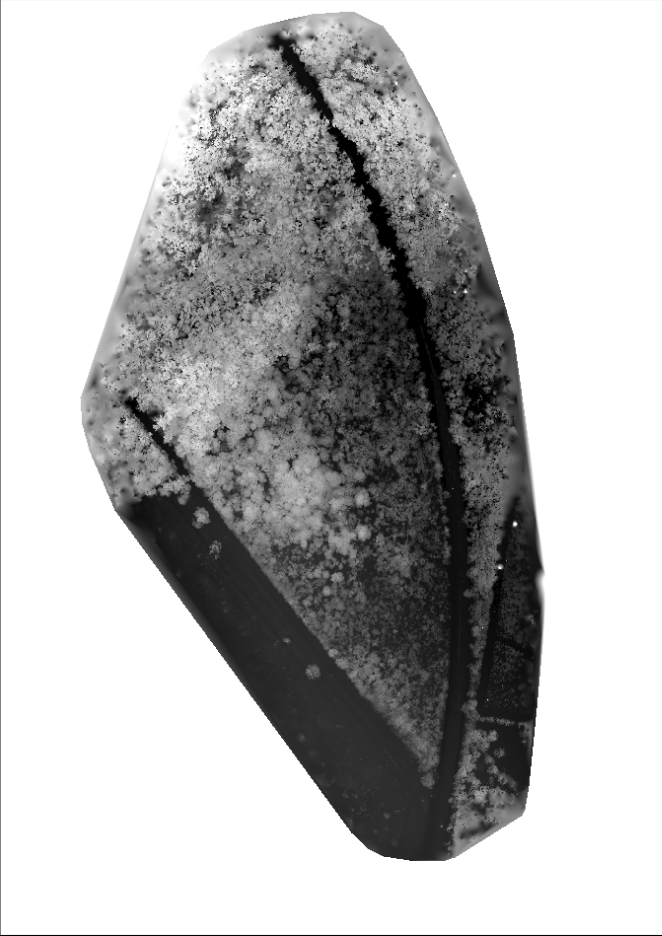
#> input picture EGH400_Pre_Processing/DepthMaps/MapNoosaArea1-02.png, 3307 x 4677 px (shown at 1/5 size); its folder holds only this picture in this run
$ python main.py
#> lines starting #> are read from the running program, lines starting #| are printed output that depends on the picture
import os
import numpy as np
import matplotlib.pyplot as plt
import cv2


def get_depth_map(map_num):
#> further down, image is the input picture: shape (4677, 3307); min 0, max 255, mean 183
    depth_map = f'MapNoosaArea{map_num}.png'
    return depth_map


def patch_extraction(im, chosen_size):
#> called with chosen_size = 150
    patches = []
    image_height, image_width = im.shape
#> image_height = 4677; image_width = 3307
    print(f'image h: {image_height}, w: {image_width}')
#| image h: 4677, w: 3307

    # Define the patch size and step size
    patch_size = (chosen_size, chosen_size)
    step_size = chosen_size

    index = 0
    patch_index = []
    for y in range(0, image_height - patch_size[1] + 1, step_size):
        for x in range(0, image_width - patch_size[0] + 1, step_size):
            index += 1
            patch = im[y:y+patch_size[1], x:x+patch_size[0]]
            # Reshape the patch to [32, 32, 1] and add it to the list
            patch = patch.reshape(patch_size[1], patch_size[0], 1)
            patches.append(patch)
            patch_index.append((index, map_number))
#> after the loop, index = 682; patch_index = 682 items, first 6: (1, '1-02'), (2, '1-02'), (3, '1-02'), (4, '1-02'), (5, '1-02'), (6, '1-02'); patches = 682 items

    # Create the 'patches' directory if it doesn't exist
    if not os.path.exists('patches'):
        os.makedirs('patches')

    filtered_patches = []
    filt_index = 0
    for patch in patches:

        # Calculate the percentage of white pixels in the patch
        white_pixel_count = np.sum(patch == [255])  # Assuming white is represented as [255, 255, 255]
        total_pixels = patch.shape[0] * patch.shape[1]
        white_percentage = white_pixel_count / total_pixels

        # If white percentage is less than or equal to 10%, add the patch to the filtered list
        if white_percentage <= 0.10:
            filt_index += 1
            filtered_patches.append(patch)
        else:
            patch_index[filt_index] = (0, map_number)
            filt_index += 1
#> this loop made 682 passes
#> (white_pixel_count, white_percentage) on passes 1 to 12: (21903, 0.973), (22350, 0.993), (22350, 0.993), (22350, 0.993), (22350, 0.993), (22350, 0.993), (22350, 0.993), (22350, 0.993), (20451, 0.909), (14944, 0.664), (10635, 0.473), (9155, 0.407)
#> after the loop, filt_index = 682; filtered_patches = 273 items; patch_index = 682 items, first 6: (0, '1-02'), (0, '1-02'), (0, '1-02'), (0, '1-02'), (0, '1-02'), (0, '1-02')

    count = 0
    for i in patch_index:
        if not i == (0, map_number):
            count += 1
#> this loop made 682 passes
#> after the loop, count = 273

    print(f'patch index: {len(patch_index)}, patch values: {count}')
#| patch index: 682, patch values: 273
    # filtered_patches = np.array(filtered_patches)
    count = 0
    resized_patches = []
    scale_down = 32/chosen_size

    for patch in filtered_patches:
        count = count + 1
        resize = cv2.resize(patch, None, fx=scale_down, fy=scale_down, interpolation=cv2.INTER_CUBIC)

        resized_patches.append(resize)
#> this loop made 273 passes
#> pass 1, in patch_extraction, `resize = cv2.resize(patch, None, fx=scale_down, fy=scale_down, interpo..`:
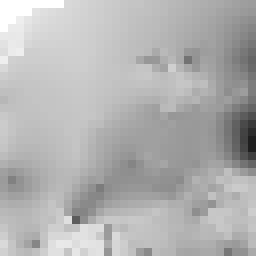
#> resize: shape (32, 32) (shown 8 times larger); min 31, max 255, mean 178.1
#> pass 2, in patch_extraction, `resize = cv2.resize(patch, None, fx=scale_down, fy=scale_down, interpo..`:
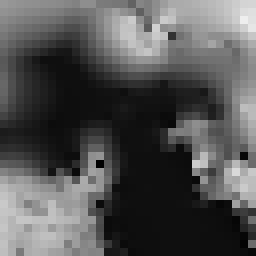
#> resize: shape (32, 32) (shown 8 times larger); min 0, max 238, mean 83.9
#> pass 3, in patch_extraction, `resize = cv2.resize(patch, None, fx=scale_down, fy=scale_down, interpo..`:
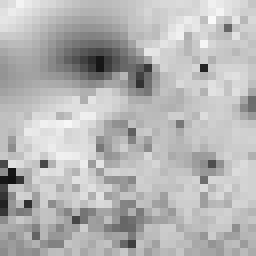
#> resize: shape (32, 32) (shown 8 times larger); min 17, max 249, mean 181.3
#> after the loop, count = 273; resized_patches = 273 items

    print(f'No of patches: {count}')
#| No of patches: 273

    # create figure
    fig = plt.figure(figsize=(10, 7))

    # setting values to rows and column variables
    rows = 1
    columns = 2

    # Adds a subplot at the 1st position
    fig.add_subplot(rows, columns, 1)
    plt.imshow(filtered_patches[0])
    plt.title(f'{chosen_size}x{chosen_size}')
    plt.axis('off')
    # Adds a subplot at the 2nd position
    fig.add_subplot(rows, columns, 2)
    plt.imshow(resized_patches[0])
    plt.title('32x32')
    plt.axis('off')
    plt.show()
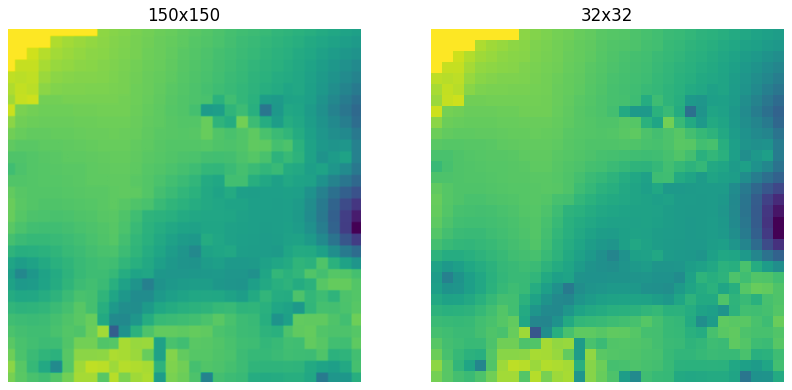
#> figure drawn by matplotlib, 2 panels

    # Save the filtered patches
    patch_file = 'patches/' + patch_name
    np.savez(patch_file, *resized_patches)

    # Show original image
    # Show the original image
    fig, ax = plt.subplots(figsize=(8, 10))
    ax.imshow(im)

    # Create grid lines with the specified grid cell size
    x_ticks = range(0, image_width - chosen_size, chosen_size)
    y_ticks = range(0, image_height - chosen_size, chosen_size)

    # Set the ticks based on the grid cell size
    ax.set_xticks(x_ticks)
    ax.set_yticks(y_ticks)

    # Rotate x-axis labels for better readability
    ax.set_xticklabels(x_ticks, rotation=45)

    # Add grid lines
    ax.grid()
    plt.title('Depth Map Patch Extraction')
    plt.xlabel('Pixels')
    plt.ylabel('Pixels')
    plt.savefig(f'DepthMaps/MapNoosaArea{map_number}_w_Grid.png')
    np.save(f'DepthMaps/MapNoosaArea{map_number}_Patch_Index', patch_index)
    # plt.show()

    # Show a sample of patches
    # load_patches = np.load(patch_file)
    #
    # # Show patches in a 10x10 grid
    # gridx, gridy = 10, 10
    # fig, ax = plt.subplots(gridx, gridy, figsize=patch_size, dpi=400, facecolor='w', edgecolor='k',
    #                        frameon=False)
    #
    # for i in range(gridx):
    #     for j in range(gridy):
    #         im = load_patches[('arr_%d' % (10 * i + j,))]
    #         # print(np.amin(im), np.amax(im))
    #         ax[i, j].axis('off')
    #         ax[i, j].imshow(im)
    #
    # # Show grid
    # plt.savefig(f'patches/fromA0/MapNoosaArea{map_number}_sample.png')
    # plt.show()


map_number = ['1-02', '1-03', '1-04', '1-05', '2-01', '2-02']
map_number = map_number[0]  # Select a map to extract patches from
# Load black and white image
image = cv2.imread('DepthMaps/' + get_depth_map(map_number), cv2.IMREAD_GRAYSCALE)
patch_name = f'Noosa{map_number}_patches.npz'

# Extract patches from the input map at the chosen size
patch_extraction(image, chosen_size=150)
